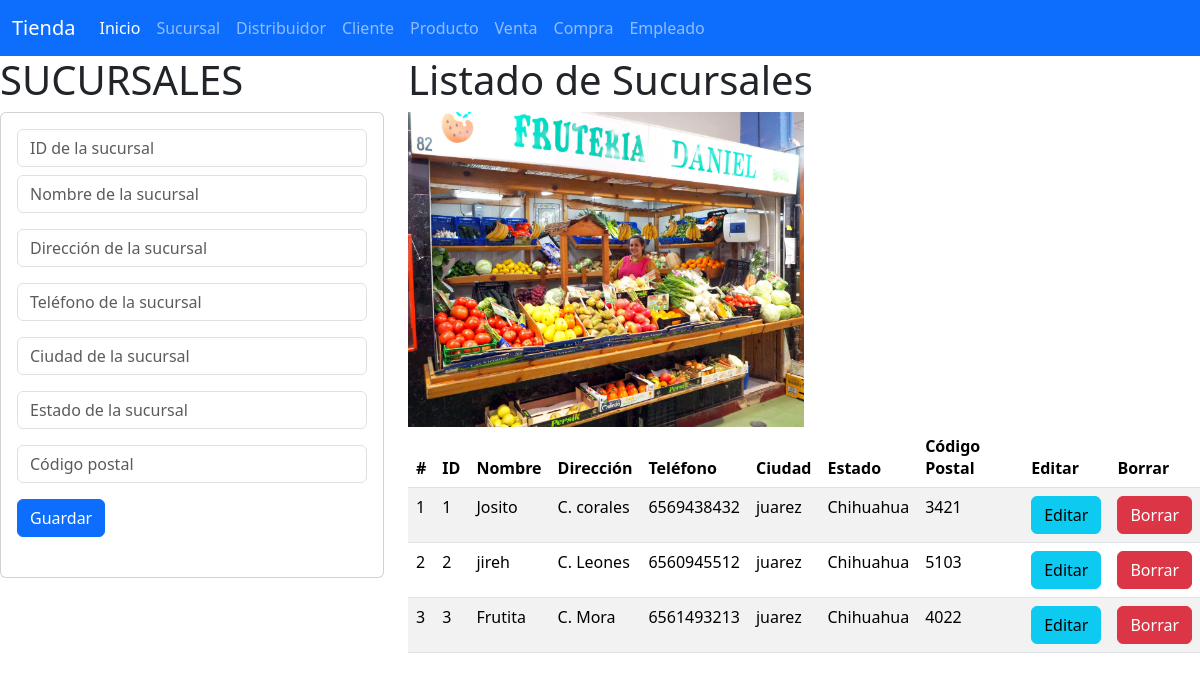
Screenshot of /sucursales with the database file from the repository.
### sucursal_app/models.py (models this page shows)
class Sucursal(models.Model):
    id_sucursal = models.IntegerField(null=False, primary_key=True)
    nombre = models.CharField(max_length=100, null=False)
    direccion = models.CharField(max_length=100, null=False)
    telefono = models.IntegerField(null=False)
    ciudad = models.CharField(max_length=100, null=False)
    estado = models.CharField(max_length=100,null=False)
    codigo_postal = models.IntegerField(null=False)

### sucursal_app/views.py (the view)
# urls.py: path("sucursales", views.inicio_vistaSucursales, name="sucursales"),
def inicio_vistaSucursales(request):
    lasSucursales = Sucursal.objects.all()
    return render(request, "gestionarSucursales.html", {"misSucursales": lasSucursales})

### sucursal_app/templates/gestionarSucursales.html
{% extends "base.html" %}
{% load static %}
{% block cuerpo %}
<div class="row">
    <div class="col-md-4">
        <h1> SUCURSALES </h1>
        <div class="card">
            <div class="card-body">
                <form action="/registrarSucursal/" method="POST"> {% csrf_token %}
                    <div class="form-group">
                        <input type="number" id="numID_sucursal" name="numID_sucursal" class="form-control" placeholder="ID de la sucursal" required>
                    </div>
                    <div class="form-group py-2">
                        <input type="text" id="txtNombre" name="txtNombre" class="form-control" placeholder="Nombre de la sucursal" required>
                    </div>
                    <div class="form-group py-2">
                        <input type="text" id="txtDireccion" name="txtDireccion" class="form-control" placeholder="Dirección de la sucursal" required>
                    </div>
                    <div class="form-group py-2">
                        <input type="number" id="numTelefono" name="numTelefono" class="form-control" placeholder="Teléfono de la sucursal" required>
                    </div>
                    <div class="form-group py-2">
                        <input type="text" id="txtCiudad" name="txtCiudad" class="form-control" placeholder="Ciudad de la sucursal" required>
                    </div>
                    <div class="form-group py-2">
                        <input type="text" id="txtEstado" name="txtEstado" class="form-control" placeholder="Estado de la sucursal" required>
                    </div>
                    <div class="form-group py-2">
                        <input type="number" id="numCodigoPostal" name="numCodigoPostal" class="form-control" placeholder="Código postal" required>
                    </div>
                    <div class="form-group py-2">
                        <button type="submit" class="btn btn-primary">Guardar</button>
                    </div>
                </form>
            </div>
        </div>
    </div>
    <div class="col-md-8">
        <h1>Listado de Sucursales</h1>
        <img class="w-50" src="{% static  'img/sucursal.jpg' %}" alt="sucursal" width="200" height="auto">
        <div class="table-responsive">
            <table class="table table-striped">
                <thead>
                    <tr>
                        <th>#</th>
                        <th>ID</th>
                        <th>Nombre</th>
                        <th>Dirección</th>
                        <th>Teléfono</th>
                        <th>Ciudad</th>
                        <th>Estado</th>
                        <th>Código Postal</th>
                        <th>Editar</th>
                        <th>Borrar</th>
                    </tr>
                </thead>
                <tbody>
                    {% for s in misSucursales %}
                    <tr>
                        <td>{{ forloop.counter }}</td>
                        <td>{{ s.id_sucursal }}</td>
                        <td>{{ s.nombre }}</td>
                        <td>{{ s.direccion }}</td>
                        <td>{{ s.telefono }}</td>
                        <td>{{ s.ciudad }}</td>
                        <td>{{ s.estado }}</td>
                        <td>{{ s.codigo_postal }}</td>
                        <td><a href="seleccionarSucursal/{{ s.id_sucursal }}" class="btn btn-info">Editar</a></td>
                        <td><a href="borrarSucursal/{{ s.id_sucursal }}" class="btn btn-danger">Borrar</a></td>
                    </tr>
                    {% endfor %}
                </tbody>
            </table>
        </div>
    </div>
</div>
{% endblock %}

### templates/base.html (shortened to what this page needs)
<html lang="es">
  <head>
    <link href="https://cdn.jsdelivr.net/npm/bootstrap@5.3.3/dist/css/bootstrap.min.css" rel="stylesheet">
  </head>
  <body>
            <nav class="navbar navbar-expand-lg bg-primary" data-bs-theme="dark">
                <div class="container-fluid">
                  <a class="navbar-brand" href="#">Tienda </a>
                  <div class="collapse navbar-collapse" id="navbarText">
                    <ul class="navbar-nav me-auto mb-2 mb-lg-0">
                      <li class="nav-item">
                        <a class="nav-link active" aria-current="page" href="/">Inicio</a>
                      </li>
                      <li class="nav-item">
                        <a class="nav-link" href=" {% url "sucursales" %} ">Sucursal</a>
                      </li>
                      <li class="nav-item">
                        <a class="nav-link" href=" {% url "distribuidores" %} ">Distribuidor</a>
                      </li>
                      <li class="nav-item">
                        <a class="nav-link" href=" {% url "clientes" %} ">Cliente</a>
                      </li>
                      <li class="nav-item">
                        <a class="nav-link" href=" {% url "productos" %} ">Producto</a>
                      </li>
                      <li class="nav-item">
                        <a class="nav-link" href=" {% url "venta" %} ">Venta</a>
                      </li>
                      <li class="nav-item">
                        <a class="nav-link" href=" {% url "compras" %} ">Compra</a>
                      </li>
                      <li class="nav-item">
                        <a class="nav-link" href=" {% url "empleados" %} ">Empleado</a>
                      </li>
                  </div>
                </div>
              </nav>
    {% block cuerpo %}
    {% endblock %}
  </body>
</html>

### rows the page displays
Sucursal: id_sucursal "1", nombre "Josito", direccion "C. corales", telefono "6569438432", ciudad "juarez", estado "Chihuahua", codigo_postal "3421"
Sucursal: id_sucursal "2", nombre "jireh", direccion "C. Leones", telefono "6560945512", ciudad "juarez", estado "Chihuahua", codigo_postal "5103"
Sucursal: id_sucursal "3", nombre "Frutita", direccion "C. Mora", telefono "6561493213", ciudad "juarez", estado "Chihuahua", codigo_postal "4022"
